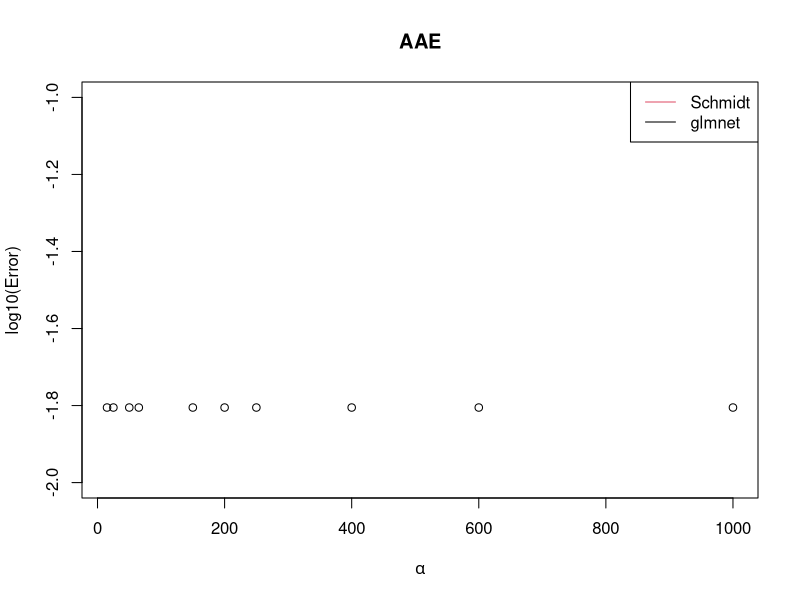

Here is the R script that generated this plot: (Note: this script raises an error after producing the figure.)
## ---- chunk 1
knitr::opts_chunk$set(echo = TRUE)
## ---- chunk 2
# function_schmidtNew = function(alpha, beta){
#   expOfalphaXbeta  = exp(alpha*beta)
#   (1/alpha)*(log(1+expOfalphaXbeta)+log(1+(1/expOfalphaXbeta)))
# }
## ---- chunk 3
library(glmnet)
# le code de la fonction function_schmidtNew est donné 
# en haut, ici on l'appelle juste

# on modifie la composante de gradient 
# pour éviter les instabilités numériques
# dans le cas où le produit de alpha et beta est
# plus grand que 10 en valeur absolue, on prend 
# juste son signe.
functionComponentOfGradient=function(alphabetai){
if (abs(alphabetai)<10) {
  expalphabetai  = exp(alphabetai)
(expalphabetai-1/expalphabetai)/(expalphabetai+1/expalphabetai+2)
}
else sign(alphabetai)}

# la dérivée de l'approximation de Schmidt, 
# étant donnée un vecteur.
function_schmidt_primeNEW= function(alpha,beta){
  alphabeta = alpha *beta
  sapply(alphabeta,functionComponentOfGradient)
}

# dérivée seconde de l'approximation de schmidt
# on fixe par défaut la valeur minimale de 
# cette dérivée seconde à lowerBound pour éviter 
# les instabilités
function_schmidt_secondeNEWnew = function(alpha,beta,lowerBound){
expOfalphaXbeta  = exp(alpha*beta)
tempValue = ( 2*alpha )/( (expOfalphaXbeta+(1/expOfalphaXbeta)+2) )
pmax( tempValue,rep( lowerBound,length(tempValue) ) )
}

# critère de moindre carré ordinaire
F_ols = function(X,y,beta,lambda,alpha){
 0.5*( sum( (y-X%*%beta)^2) ) + lambda*sum(function_schmidtNew(alpha , beta))
}


# cette fonction permet d'estimer les coefficients de regréssion
# linéaire avec la pénalisation de Schmidt.
# ce programme ne donne pas l'intercept
# verbose est booléen qui permet d'afficher les messages 
# lors des itérations 
estimate_schmidt_Damped_ols_2NEWNEWNEWnew = function(X,
                                                     y,
                                                     alpha,
                                                     lambda,
                                                     nbOfIterationsMax=100,
                                                     tolerance=10^(-4),
                                                     betaStart=matrix(0,ncol(X),1),
                                                     lowerBound=0.0001,
                                                     verbose=FALSE){
# Nous initialisons tous les coefficients à zéro
beta_vector = betaStart

# à la sortie les coefficients estimés auront les noms des variables s'il y a en 
rownames(beta_vector) = colnames(X) 
tXX = crossprod(X)
tXy = crossprod(X,y)
# gradient 
grad = ( tXX%*%beta_vector - tXy ) +
      lambda*function_schmidt_primeNEW(alpha,beta_vector)

# Pour compter le nombre d'itération qui sera effectué
k = 0 

# nous cherchons une précision de 10^(-4) tant que c'est pas attend, on continue
# pour voir la valeur de i pris à chaque itération k pour la recherche
#de direction, voir l'explication de la méthode Damped-Newton
I = c()

repeat{
  
  # on fait une copie de l'ancienne estimation ou de l'estimation de démarrage 
  beta_vector_old = beta_vector
  
  # on recalcule le gradient de nouveau
  grad  = ( tXX%*%beta_vector - tXy )+
             lambda*function_schmidt_primeNEW(alpha,beta_vector)
            
  
  # la matrice hessienne précédée du signe -
  correctionOftXX  = lambda* 
                     function_schmidt_secondeNEWnew(alpha,beta_vector,lowerBound=lowerBound)
  hessian = tXX + diag(as.vector(correctionOftXX))
  if(verbose==TRUE) cat("\n min of diag of correction of t(X)%*%X=", min(correctionOftXX),"\n")
  
  # la direction
  #if(verbose==TRUE) cat("\n Hessian=", hessian,"\n")
  
  # factorisation de Cholesky pour la matrice hessian
  # qui doit être symétrique et définie positive
  Uprov = chol(hessian)
  #if(verbose==TRUE) cat("\n Uprov=", Uprov,"\n")
  
  search_direction =  - backsolve(Uprov, backsolve(Uprov, grad, transpose = TRUE))
  
  # partie Damped
  
  i = 0 
  imax = 4
  # while(  norm( grad+(1/2^i)*search_direction,"2" ) >= norm(grad,"2")){
  #   i = i+1
  #   
  # }
  if(verbose == TRUE){
      cat("\n i= ",i,
          " new Newton-val de F=", F_ols(X,y,beta_vector+search_direction,lambda,alpha) ,"\n"
          )
  }
  # on va augmenter i jusqu'à ce que la valeur prise par la
  #fonction à minimiser diminue par rapport à la précédente. 
  # on fixe imax à 4 pour l'instant : 
  F_olsOFbetaOLD = F_ols(X,y,beta_vector_old,lambda,alpha)
  i = 0
  repeat{
    F_olsOfbetaCandidate = F_ols(X,y,beta_vector+(1/2^i)*search_direction,lambda,alpha)
    if(F_olsOfbetaCandidate < F_olsOFbetaOLD)  break
    if (i==imax)  break
    i= i+1
  }
  # on retient la valeur i qui a été utilisée pour réduire la valeur  
  #de la fonction objectif.
  I = c(I,i)
  # le nouveau vecteur beta obtenu:
  beta_vector = beta_vector_old + (1/2^i)*search_direction
  
  k = k+1
  
  # condition d'arrêt
  # si on atteint la précision tolerance , s'arrête
  norm_relative = norm(beta_vector - beta_vector_old, "2")/norm(beta_vector,"2")
  if(norm(grad,"2") < tolerance & norm_relative < tolerance){break}
  
  # si on dépasse le nombre maximal  d'itération, on s'arrête
  if(k > nbOfIterationsMax){
    cat("\n L'algorithme n'a pas convergé avec ",nbOfIterationsMax, " itération(s)\n")
    break
  }
}
# on retoure le résultat sous forme d'une list
return(list(beta_vector=beta_vector,k=k,I=I))
}

# Les données de la première FIGURE
set.seed(0)
p              =     1000
n              =     250
k              =     50
beta.star      =     rep(0, p)
beta.star[1:k] =     sqrt(5*10/9)/sqrt(k)
o              =     sqrt(2)
X_fig1              =     matrix(rnorm(n*p, mean = 0, sd = 1), ncol = p, nrow = n)
e              =     rnorm(n, mean = 0, sd = o)
y_fig1             =     X_fig1 %*% beta.star + e

# on estime donc les coefficients:
# pour le glmnet 
fit_fig1_glmnet = glmnet(X_fig1,y_fig1,intercept = FALSE,lambda = 30/n,standardize = FALSE)

# pour notre fonction 
fits_fig1_glmnet = list()
beta_vectors = list()

# on considère donc plusieurs valeurs de alpha
# hyperamètre de la pénalisation de Schmidt
alphas = c(15,25,50,65,150,200,250,400,600,1000)

# MAE Mean Absolute Error
# Sur le figure nous l'appelons 
# plutôt AAE: Average Absolute Error
MAE_Damped_glmnet = rep(0,length(alphas))
MSE_Damped_glmnet = rep(0,length(alphas))
MAE_Damped_star = rep(0,length(alphas))
MSE_Damped_star = rep(0,length(alphas))

for(i in 1:length(alphas)){
  print(i)
  # on essaye de construire d'estimer les coefficients
  # si cela ne marque pas toutes les sorties sont
  # fixées à zéro
  fits_fig1_glmnet[[i]] = try(estimate_schmidt_Damped_ols_2NEWNEWNEWnew(X_fig1,y_fig1,
                                                         alpha = alphas[i],
                                                         lambda = 30,
                                                         nbOfIterationsMax=200,
                                                         tolerance=10^(-4),
                                                         lowerBound=0.001,
                                                         verbose = FALSE),
                              silent = TRUE
                              )

  if(!inherits(fits_fig1_glmnet[[i]], "try-error")){
    beta_vectors[[i]] = fits_fig1_glmnet[[i]]$beta_vector

    # Damped vs glmnet

    MAE_Damped_glmnet[i] = mean( abs(beta_vectors[[i]] - coef(fit_fig1_glmnet)[2:1001]) )
    MSE_Damped_glmnet[i] = mean( (beta_vectors[[i]]- coef(fit_fig1_glmnet)[2:1001]   )^2 )

    # Damped vs beta_star
    MAE_Damped_star[i] = mean( abs(beta_vectors[[i]] - beta.star) )
    MSE_Damped_star[i] = mean( (beta_vectors[[i]]- beta.star  )^2 )


  }
  else{
    MAE_Damped_glmnet[i] = 0
    MSE_Damped_glmnet[i] = 0


    MAE_Damped_star[i] = 0
    MSE_Damped_star[i] = 0


  }
  


}

# ces deux quantités sont uniques car dépendent pas de alpha
MAE_glmnet_star =  mean( abs(coef(fit_fig1_glmnet)[2:1001]-beta.star) )
MSE_glmnet_star =  mean( (coef(fit_fig1_glmnet)[2:1001]-beta.star )^2 )


result_alpha = data.frame(alphas,MAE_Damped_glmnet,MSE_Damped_glmnet,
                          MAE_Damped_star,MSE_Damped_star,
                          MAE_glmnet_star,MSE_glmnet_star
                          )



# graphe (a)
#png("Schmidt_vs_glmenetlasso_AAE.png")
plot(alphas,log10(result_alpha$MAE_Damped_star),
     col = 2,
     main = "AAE",
     xlab = expression(alpha),
     ylim = c(-2,-1),
     ylab = "log10(Error)"
     )

points(alphas,
       log10(result_alpha$MAE_glmnet_star),
       col = 1
       )
legend("topright", c("Schmidt","glmnet"), lty=1:1, col=c(2, 1))

# graphe (b)

#png("Schmidt_vs_glmenetlasso_ASE.png")
plot(alphas,
     log10(result_alpha$MSE_Damped_star),
     col = 2,
     main = "ASE",
     xlab = expression(alpha),
     ylab = "log10(Error)"
     )
points(alphas,log10(result_alpha$MSE_glmnet_star),col = 1)
legend("topright", c( "Schmidt","glmnet"), lty=1:1, col=c(2, 1))
## ---- chunk 4
#knitr::kable(result_alpha)
## ---- chunk 5

## ---- chunk 6


